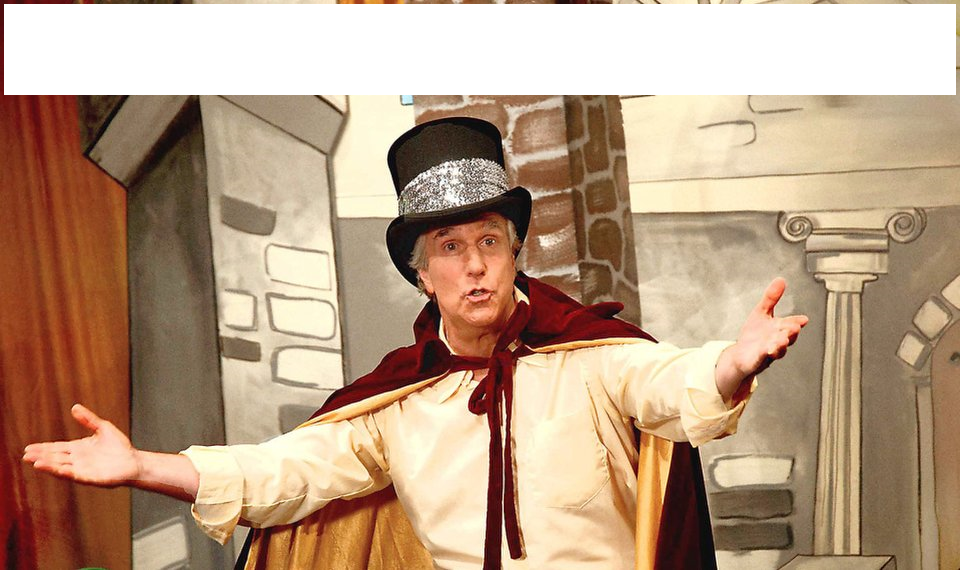
#> input picture fonts/img/winkler-stage-hands-top-banner.png, 960 x 570 px, found by its file name
$ python ImageGenerator.py
#> lines starting #> are read from the running program, lines starting #| are printed output that depends on the picture
# ImageGenerator.py
# @author Dan Woolsey
#
# What I want from this:
#   Select an image from a selection of different images
#   (Winkler, maybe some others...)
#
#   function to serve an image object based on a path (use os)
#   function to generate the draw object
#   function to generate the font object
#   function to build draw.text function onto the image
#       - this will then save the image to img/out/
#       - return the path to this image for use on website
#
# image_utils just wasn't working so i'm building it myself
#
#

from datetime import datetime
from PIL import Image, ImageFont, ImageDraw

import string
import random

import constants as c

class ImageGenerator:

    def __init__(self, font_path, font_size_pt, headline):
        # calls to other functions here
        self.im = self.get_image("img\winkler-stage-hands-top-banner.png")
        self.im_width, self.im_height = self.im.size
        self.font_path = font_path
        self.font_size_pt = font_size_pt
        self.draw = self.get_draw_obj()
        self.font = self.get_font_obj(font_path)
        self.headline = headline
        self.lines = self.generate_lines()
        #self.generate_text_on_image(headline)
        self.draw_text_on_image("center")
        self.save()

    def get_image(self, path):
#> called with path = 'img\\winkler-stage-hands-top-banner.png'
        im = Image.open(path)
#> im is the input picture: PIL image 960x570 RGBA; mean R, G, B, A 185.6, 156.8, 131.5, 255
        return im

    def get_draw_obj(self):
        draw = ImageDraw.Draw(self.im)
        return draw

    def get_font_obj(self, font_path):
        tt_font = ImageFont.truetype(font_path, self.font_size_pt)
        return tt_font

    # much smaller and easier way to generate lines
    # using font.getsize and overriding the char list
    def generate_lines(self, padding=20):
#> called with padding = 20
        chars = [c for c in self.headline]
        total_chars = len(chars)
        lines = []
        ptr = 0
        while ptr <= total_chars:
            total_width = 0
            for char in chars:
                if(total_width >= (self.im_width - padding)):
                    while chars[ptr] != " ":
                        ptr -= 1
                    lines.append(''.join(str(e) for e in chars[:ptr]))
                    chars = chars[ptr:]
                    break
                total_width += self.font.getsize(char)[0]
                ptr += 1
        lines.append(''.join(str(e) for e in chars[:total_chars]))
        return lines

    def draw_text_on_image(self, justify, padding=20):
        # justify could be either 'left', 'right', 'center'
        #font_pixel_size = self.font_size_pt * c.POINT_PX_CR
#> called with justify = 'center', padding = 20
        start_x, start_y = 0, 0
        for counter, line in enumerate(self.lines):
            font_pixel_width, font_pixel_height = self.font.getsize(line)
            if justify == "center":
                start_x = (self.im_width/2) - ((font_pixel_width)/2)
            elif justify == "left":
                start_x = padding
            elif justify == "right":
                start_x = self.im_width - (font_pixel_width + padding)
            start_y = (font_pixel_height * counter) + padding
            self.draw.text((start_x, start_y), line, font=self.font, fill="black")

    # currently this will be hardcoded for one image
    # so position of text and fill colour are pre-set
    def generate_text_on_image(self, headline):
        self.draw.text((20,0), headline, font=self.font, fill="black")

    def display(self):
        self.im.show()

    def save(self, name=None):
        if name == None:
            name = self.generate_filename()
        self.im.save(name)
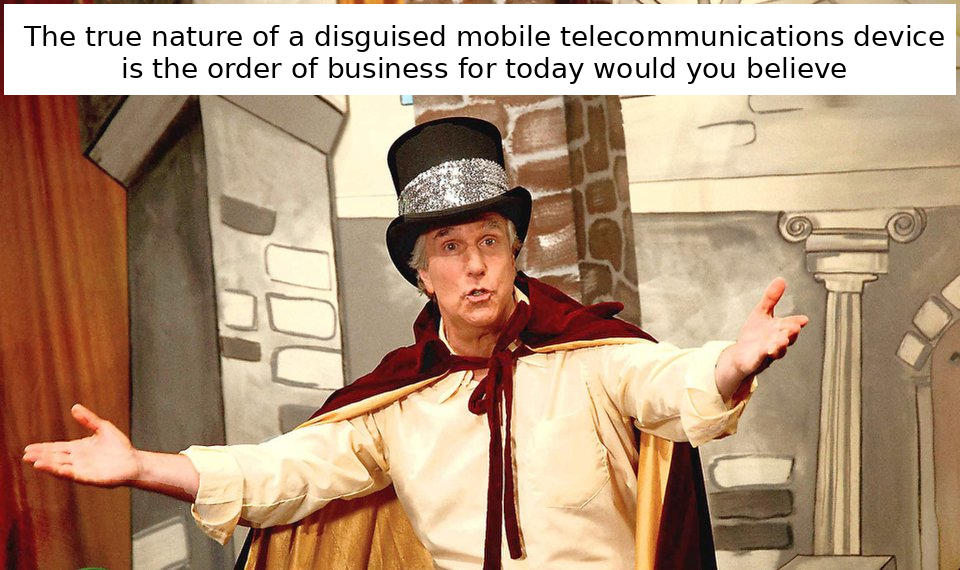
#> saved as 26-12-05-13-31-07-mynbiqpmzj.png: PIL image 960x570 RGBA; mean R, G, B, A 181.6, 152.8, 127.5, 255

    def generate_filename(self):
        date_time = datetime.now()
        formatted_date_time = date_time.strftime("%y-%m-%d-%H-%M-%S-")
        random_string = ''.join([random.choice(string.ascii_lowercase) for _ in range(10)])
        full_img_path = "out/" + formatted_date_time + random_string + ".png"
        return full_img_path

if __name__ == "__main__":
    x = ImageGenerator("fonts/caveat_600.ttf", 28, " The true nature of a disguised mobile telecommunications device is the order of business for today would you believe")
    x.display()


"""
- original generate lines method to remove
def generate_lines(self, padding=20):
    words = [w for w in self.headline.split(" ") if w]
    chars = [c for c in self.headline]
    total_chars = len(chars)
    # number of pixels in width and height of 1 character
    #font_pixel_width = round(self.font_size_pt * c.POINT_PX_CR)
    font_pixel_width = self.font.getsize("a")[0]
    max_chars_per_line = round((self.im_width - padding) / font_pixel_width)
    print(self.im_width)
    lines = []
    ptr = max_chars_per_line
    last_ptr = 0
    while ptr <= total_chars:
        if chars[ptr] == " ":
            lines.append(''.join(str(e) for e in chars[last_ptr:ptr]))
        else:
            while chars[ptr] != " ":
                ptr -= 1;
            lines.append(''.join(str(e) for e in chars[last_ptr:ptr]))
        last_ptr = ptr + 1
        ptr += max_chars_per_line
    lines.append(''.join(str(e) for e in chars[last_ptr:total_chars]))
    return lines

"""
